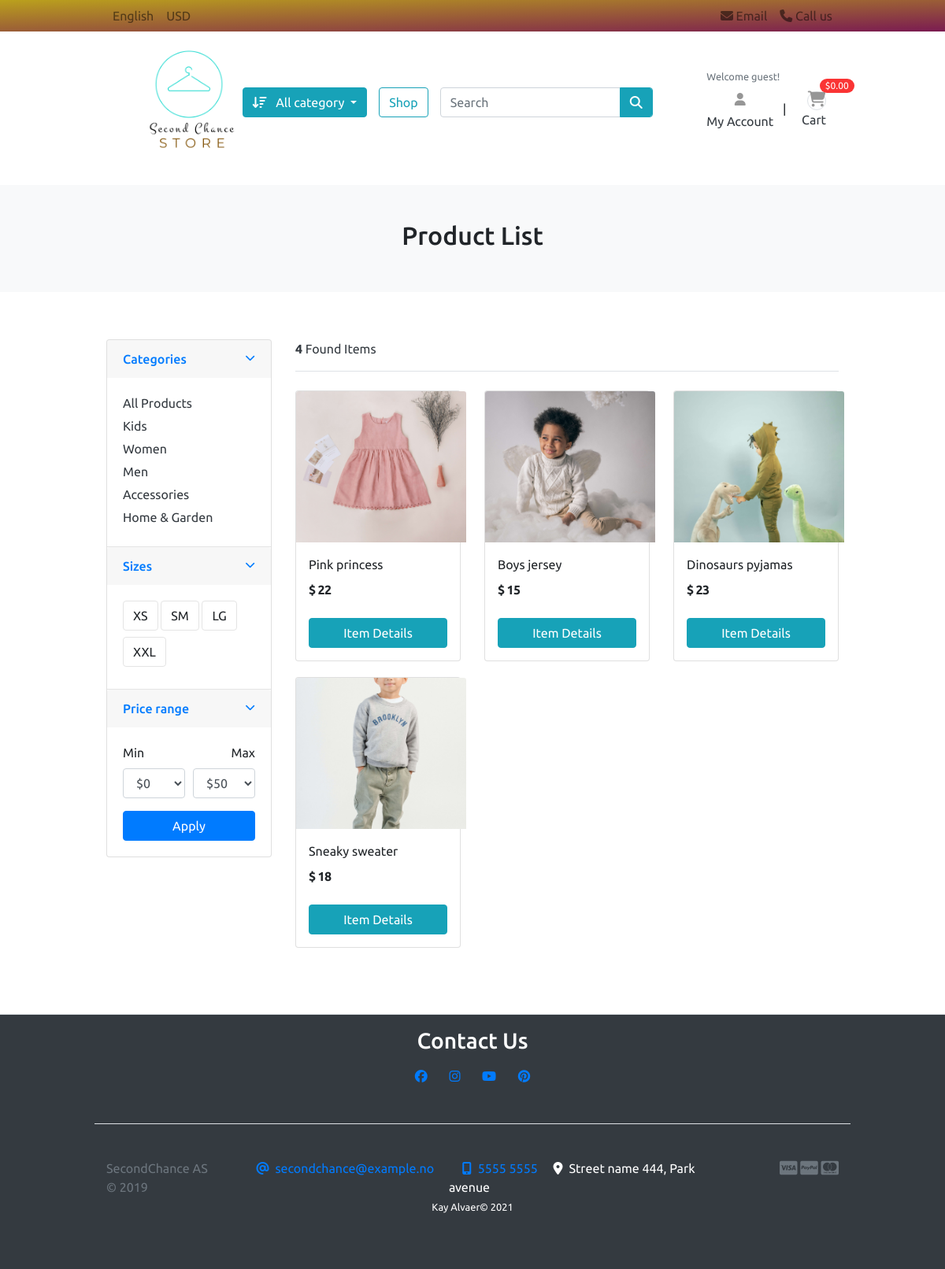
/stock/kids/, run on the app's committed database.
### category/models.py (models this page shows, shortened)
class Category(models.Model):
    category_name = models.CharField(max_length=50, unique=True)
    slug = models.SlugField(max_length=100, unique=True)
    description = models.TextField(max_length=255, blank=True)
    image_url = models.URLField(
        max_length=2000, null=True, blank=True)
    image = models.ImageField(upload_to='photos/categories', null=True, blank=True)
    class Meta:
        verbose_name = 'category'
        verbose_name_plural = 'categories'
    def get_urlcategory(self):
        return reverse('products_in_category', args=[self.slug])

### stock/models.py (models this page shows, shortened)
class Product(models.Model):
    product_name    = models.CharField(max_length=200, unique=True)
    slug            = models.SlugField(max_length=200, unique=True)
    description     = models.TextField(max_length=500, blank=True)
    price           = models.IntegerField()
    images          = models.ImageField(upload_to='photos/products')
    stock           = models.IntegerField()
    is_available    = models.BooleanField(default=True)
    category        = models.ForeignKey(Category, on_delete=models.CASCADE)
    created_date    = models.DateTimeField(auto_now_add=True)
    modified_date   = models.DateTimeField(auto_now=True)
    def get_url(self):
        return reverse('product_info', args=[self.category.slug, self.slug])

### stock/views.py (the view)
# urls.py: path('stock/', include('stock.urls')),
def stock(request, category_slug=None):
    categories = None
    products = None
    if category_slug != None:
        categories = get_object_or_404(Category, slug=category_slug)
        products = Product.objects.filter(category=categories, is_available=True)
        product_count = products.count()
    else:
        products = Product.objects.all().filter(is_available=True)
        product_count = products.count()
    context = {
        'products': products,
        'product_count' : product_count,
    }
    return render(request, 'stock/stock.html', context)

### category/context_processors.py (called while the page is built)
def category_links(request):
    links = Category.objects.all()
    return dict(links=links)

### templates/stock/stock.html (shortened to what this page needs)
{% extends 'base.html' %}
{% load static %}
{% block content %}
<section class="section-heading bg text-center">
    <div class="container">
        {% if 'search' in request.path %}
            <h2 class="title-page">Search Items</h2>
        {% else %}
            <h2 class="title-page">Product List</h2>
        {% endif %}
    </div>
</section>
<section class="section-info padding-y">
    <div class="container">
    <div class="row">
        <aside class="col-md-3">
            <div class="card">
                <article class="filter-group">
                    <header class="card-header">
                        <a href="#" data-toggle="collapse" data-target="#collapse_1" aria-expanded="true" class="">
                            <i class="icon-control fa fa-chevron-down"></i>
                            <h6 class="title">Categories</h6>
                        </a>
                    </header>
                    <div class="filter-content collapse show" id="collapse_1" style="">
                        <div class="card-body">
                            <ul class="list-menu">
                                <li><a href="{% url 'stock' %}">All Products</a></li>
                                {% for category in links %}
                                <li><a href="{{ category.get_urlcategory }}">{{ category.category_name }}</a></li>
                                {% endfor %}
                            </ul>
                        </div>
                    </div>
                </article>
                <article class="filter-group">
                    <header class="card-header">
                        <a href="#" data-toggle="collapse" data-target="#collapse_4" aria-expanded="true" class="">
                            <i class="icon-control fa fa-chevron-down"></i>
                            <h6 class="title">Sizes </h6>
                        </a>
                    </header>
                    <div class="filter-content collapse show" id="collapse_4" style="">
                        <div class="card-body">
                          <label class="checkbox-btn">
                            <span class="btn btn-light"> XS </span>
                          </label>
                          <label class="checkbox-btn">
                            <span class="btn btn-light"> SM </span>
                          </label>
                          <label class="checkbox-btn">
                            <span class="btn btn-light"> LG </span>
                          </label>
                          <label class="checkbox-btn">
                            <span class="btn btn-light"> XXL </span>
                          </label>
                    </div>
                    </div>
                </article>
                <article class="filter-group">
                    <header class="card-header">
                        <a href="#" data-toggle="collapse" data-target="#collapse_3" aria-expanded="true" class="">
                            <i class="icon-control fa fa-chevron-down"></i>
                            <h6 class="title">Price range </h6>
                        </a>
                    </header>
                    <div class="filter-content collapse show" id="collapse_3" style="">
                        <div class="card-body">
                            <div class="form-row">
                            <div class="form-group col-md-6">
                              <label>Min</label>
                                  <select class="mr-2 form-control">
                                    <option value="0">$0</option>
                                </select>
                            </div>
                            <div class="form-group text-right col-md-6">
                              <label>Max</label>
                                  <select class="mr-2 form-control">
                                    <option value="50">$50</option>
                                </select>
                            </div>
                            </div>
                            <button class="btn btn-block btn-primary">Apply</button>
                        </div>
                    </div>
                </article>
            </div>
        </aside>
<main class="col-md-9">
    <header class="border-bottom mb-4 pb-3">
            <div class="form-inline">
                <span class="mr-md-auto text-dark"><b>{{ product_count }}</b> Found Items</span>
            </div>
    </header>
    <div class="row">
        {% if products %}
        {% for product in products %}
        <div class="col-md-4">
            <figure class="card card-item-grid">
                <div class="img-wrap">
                    <a href="{{ product.get_url }}"><img src="{{ product.images.url }}"></a>
                </div>
                <figcaption class="info-wrap m-3">
                    <div class="adjust-height">
                        <a href="{{ product.get_url }}" class="title">{{ product.product_name }}</a>
                        <div class="cost-wrap mt-2">
                            <span class="cost">$ {{ product.price }}</span>
                        </div>
                    </div>
                    <a href="{{ product.get_url }}" class="btn btn-block btn-info">Item Details </a>
                </figcaption>
            </figure>
        </div>
        {% endfor %}
        {% else %}
        <div>
            <h2>Empty result. Please try again.</h2>
        </div>
        {% endif %}
    </div>
        </main>
    </div>
    </div>
    </section>
    {% endblock %}

### shopcore/static/css/ui.css (style rules this page uses)
body { font-family: 'Ubuntu', sans-serif; }
.img-wrap { text-align: center; display: block; }
.img-wrap img { width: 18vw; height: 16vw; object-fit: cover; }
.cost-wrap { letter-spacing: -0.7px; }
.padding-y { padding-top: 40px; padding-bottom: 40px; }
figure { margin-bottom: 0; }
article:after, .form-group:after { display: block; clear: both; content: ""; }
.bg { background-color: #f8f9fa; }
.section-heading { margin-bottom: 20px; margin-top: 15px; }
.title-page { color: #212529; }
.btn-light { background-color: #fff; border-color: #e4e4e4; }
[class*=list-] li:after { visibility: hidden; display: block; content: ""; overflow: hidden; height: 0; clear: both; }
.list-menu { list-style: none; margin: 0; padding-left: 0; }
.list-menu li { margin-bottom: 5px; }
.list-menu a { color: #343a40; }
[class*=card-item] a.title { color: #212529; display: block; }
.card-item-grid { margin-bottom: 20px; }
.card-item-grid .img-wrap { border-radius: 0.2rem 0.2rem 0 0; height: 80%; width: fit-content; }
.card-item-grid .adjust-height { height: 80px; overflow: hidden; }
.card .img-wrap { overflow: hidden; }
.cost { font-weight: 600; color: #212529; }
.icon-control { margin-top: 5px; float: right; font-size: 80%; }
.card-header .title { margin-bottom: 0; line-height: 1.5; }
.filter-group { border-bottom: 1px solid #e4e4e4; }
.filter-group .card-header { border-bottom: 0; }
.filter-group:last-child { border-bottom: 0; }
.checkbox-btn { position: relative; }
.section-heading { padding: 45px 0; }
@media (min-width: 1200px) { .container { max-width: 80%; } }

### data on the page
Category: category_name "Kids"
Category: category_name "Women"
Category: category_name "Men"
Category: category_name "Accessories"
Category: category_name "Home & Garden"
Product: images (picture), product_name "Pink princess", price "22"
Product: images (picture), product_name "Boys jersey", price "15"
Product: images (picture), product_name "Dinosaurs pyjamas", price "23"
Product: images (picture), product_name "Sneaky sweater", price "18"

### other printed values
{{ product_count }} "4"
